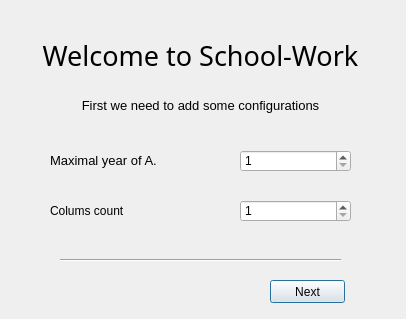
<?xml version="1.0" encoding="UTF-8"?>
<ui version="4.0">
 <class>std_conf</class>
 <widget class="QDialog" name="std_conf">
  <property name="geometry">
   <rect>
    <x>0</x>
    <y>0</y>
    <width>406</width>
    <height>319</height>
   </rect>
  </property>
  <property name="windowTitle">
   <string>Dialog</string>
  </property>
  <widget class="QLabel" name="welkome_label">
   <property name="geometry">
    <rect>
     <x>30</x>
     <y>20</y>
     <width>341</width>
     <height>71</height>
    </rect>
   </property>
   <property name="font">
    <font>
     <family>Yu Gothic UI Light</family>
     <pointsize>20</pointsize>
    </font>
   </property>
   <property name="text">
    <string>Welcome to School-Work</string>
   </property>
   <property name="alignment">
    <set>Qt::AlignCenter</set>
   </property>
  </widget>
  <widget class="QLabel" name="discription_label">
   <property name="geometry">
    <rect>
     <x>60</x>
     <y>90</y>
     <width>281</width>
     <height>31</height>
    </rect>
   </property>
   <property name="font">
    <font>
     <family>Yu Gothic UI</family>
     <pointsize>10</pointsize>
    </font>
   </property>
   <property name="text">
    <string>First we need to add some configurations</string>
   </property>
   <property name="alignment">
    <set>Qt::AlignCenter</set>
   </property>
  </widget>
  <widget class="QLabel" name="max_YOA_label">
   <property name="geometry">
    <rect>
     <x>50</x>
     <y>150</y>
     <width>141</width>
     <height>21</height>
    </rect>
   </property>
   <property name="font">
    <font>
     <family>Yu Gothic UI</family>
     <pointsize>10</pointsize>
    </font>
   </property>
   <property name="text">
    <string>Maximal year of A.</string>
   </property>
  </widget>
  <widget class="QSpinBox" name="max_YOA_spin_box">
   <property name="geometry">
    <rect>
     <x>240</x>
     <y>150</y>
     <width>111</width>
     <height>22</height>
    </rect>
   </property>
   <property name="minimum">
    <number>1</number>
   </property>
   <property name="maximum">
    <number>7</number>
   </property>
  </widget>
  <widget class="QLabel" name="colums_count_label">
   <property name="geometry">
    <rect>
     <x>50</x>
     <y>200</y>
     <width>111</width>
     <height>21</height>
    </rect>
   </property>
   <property name="text">
    <string>Colums count</string>
   </property>
  </widget>
  <widget class="QSpinBox" name="colums_count_spin_box">
   <property name="geometry">
    <rect>
     <x>240</x>
     <y>200</y>
     <width>111</width>
     <height>22</height>
    </rect>
   </property>
   <property name="minimum">
    <number>1</number>
   </property>
   <property name="maximum">
    <number>15</number>
   </property>
  </widget>
  <widget class="Line" name="line">
   <property name="geometry">
    <rect>
     <x>60</x>
     <y>250</y>
     <width>281</width>
     <height>20</height>
    </rect>
   </property>
   <property name="orientation">
    <enum>Qt::Horizontal</enum>
   </property>
  </widget>
  <widget class="QPushButton" name="next_button">
   <property name="geometry">
    <rect>
     <x>270</x>
     <y>280</y>
     <width>75</width>
     <height>23</height>
    </rect>
   </property>
   <property name="text">
    <string>Next</string>
   </property>
  </widget>
 </widget>
 <resources/>
 <connections/>
</ui>
